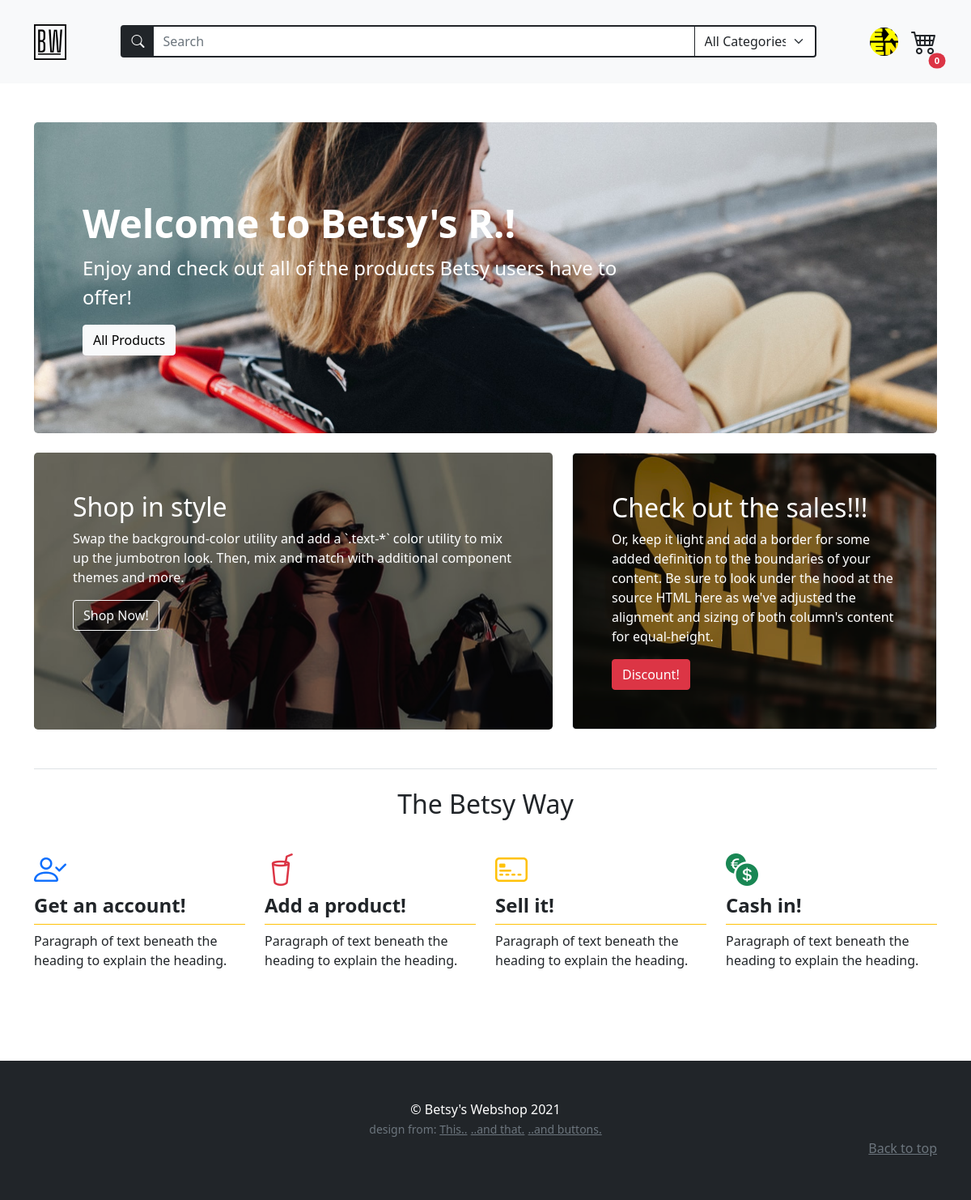
The app's page /home (signed in), older data.
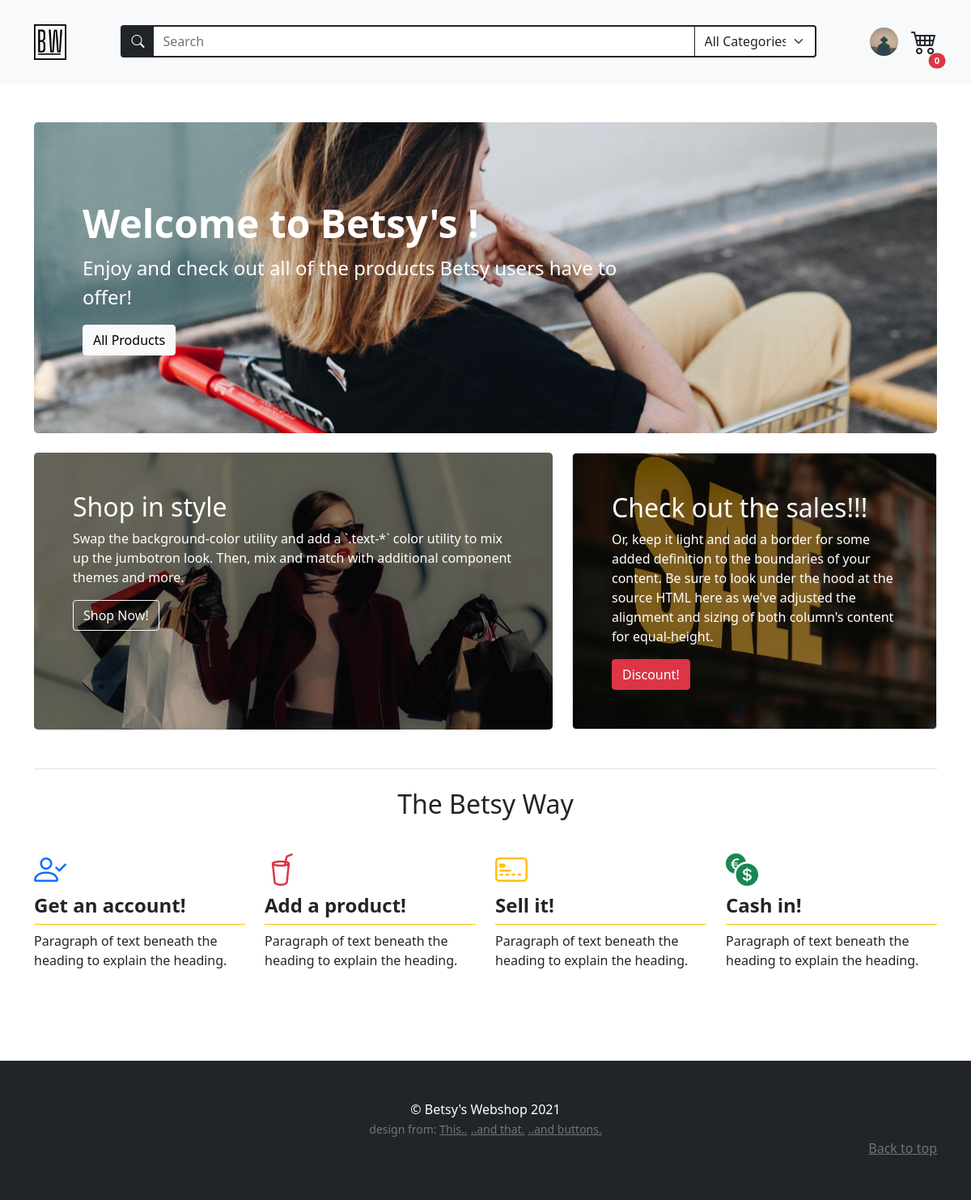
The same page, newer data.
### models.py (models this page shows, shortened)
class BaseModel(db_wrapper.Model):
    class Meta:
        database = db

class User(BaseModel, UserMixin):
    first_name = CharField(index=True, max_length=30, null=True, default="user")
    last_name = CharField(max_length=120, null=True, default="lastname")
    address = CharField(max_length=200, null=True, default="street123")
    city = CharField(max_length=50, null=True, default="city")
    country = CharField(max_length=50, null=True)
    cc_number = IntegerField(null=True, default=12345)
    username = CharField(index=True, max_length=30, unique=True)
    email = CharField(index=True, max_length=50, unique=True)
    password = CharField(max_length=255)
    profile_pic = CharField(null=True, default="default_user.jpg")

### routes.py (the view)
@app.route("/", methods=["GET", "POST"])
@app.route("/home", methods=["GET", "POST"])
def home():
    login_form = LoginForm(prefix="login_form")
    register_form = RegistrationForm(prefix="register_form")
    search_form = SearchForm(prefix="search_form")
    search_form.search_tag.choices = get_alpha_tag_names()
    return render_template(
        "index.html",
        title="Home",
        login_form=login_form,
        register_form=register_form,
        search_form=search_form,
        all_products=Product.select()
    )

### forms.py (shortened to what this page needs)
class LoginForm(FlaskForm):
    email = StringField(
        "Email", validators=[InputRequired(), Length(min=2, max=50), Email()]
    )
    password = PasswordField("Your Password", validators=[InputRequired()])
    login = SubmitField("Login!")

class RegistrationForm(FlaskForm):
    username = StringField(
        "Username",
        validators=[InputRequired(), Length(min=2, max=30)],
    )
    email = StringField(
        "Email", validators=[InputRequired(), Length(min=5, max=50), Email()]
    )
    password = PasswordField(
        "Set Password",
        validators=[
            InputRequired(),
            EqualTo(
                "password_confirm", message="Password must be identical in both inputs"
            ),
            Length(min=5, max=20),
        ],
    )
    password_confirm = PasswordField("Confirm Password", validators=[InputRequired()])
    auto_login = BooleanField("Log me in if this works!!!")
    submit = SubmitField("Sign Up")

### main.py (called while the page is built)
def get_alpha_tag_names() -> tuple[Tag]:
    tags = Tag.select().order_by(Tag.name)
    tag_list = [(tag.name, tag.name) for tag in tags]
    tag_list.insert(0, ("All", "All Categories"))
    return tag_list

### templates/index.html (shortened to what this page needs)
{% extends "base.html" %} {% block content %}
<div class="container py-5">
  {% if current_user.is_authenticated %}
  <div class="p-5 mb-4 bg-dark rounded-3 index-banner-logged-in banner">
    <div class="container-fluid py-5">
      <h1 class="display-5 fw-bold text-white">
        Welcome to Betsy's {{current_user.first_name }}!
      </h1>
      <p class="col-md-8 fs-4 text-white">
        Enjoy and check out all of the products Betsy users have to offer!
      </p>
      <a
        href="{{url_for('search_results', search_term='All', search_tag='All')}}"
        role="button"
        class="btn btn-light"
        type="button"
        >All Products</a
      >
    </div>
  </div>
  {% endif %}
  <div class="row">
    <div class="col-md-7 mb-4">
      <div
        class="
          h-100
          p-5
          text-white
          bg-dark
          rounded-3
          shop-in-style-banner
          banner
        "
      >
        <h2>Shop in style</h2>
        <p>
          Swap the background-color utility and add a `.text-*` color utility to
          mix up the jumbotron look. Then, mix and match with additional
          component themes and more.
        </p>
        <a
          href="{{url_for('search_results', search_term='All', search_tag='All')}}"
          role="button"
          class="btn btn-outline-light"
          type="button"
          >Shop Now!</a
        >
      </div>
    </div>
    <div class="col-md-5 mb-4">
      <div
        class="
          h-100
          p-5
          text-white
          bg-light
          border
          rounded-3
          sale-banner
          banner
        "
      >
        <h2>Check out the sales!!!</h2>
        <p>
          Or, keep it light and add a border for some added definition to the
          boundaries of your content. Be sure to look under the hood at the
          source HTML here as we've adjusted the alignment and sizing of both
          column's content for equal-height.
        </p>
        <a
          href="{{url_for('search_results', search_term='All', search_tag='All')}}"
          role="button"
          class="btn btn-danger text-white"
          type="button"
          >Discount!</a
        >
      </div>
    </div>
  </div>
  <h2 class="border-top py-4 mt-4 text-center">The Betsy Way</h2>
  <div
    class="
      d-flex
      align-items-baseline
      row row-cols-1 row-cols-sm-2 row-cols-md-3 row-cols-lg-4
      g-4
      pb-5
    "
  >
    <div class="col">
      <i class="bi bi-person-check fs-1 text-primary"></i>
      <div>
        <h4 class="fw-bold mb-2 pb-2 border-bottom border-warning">
          Get an account!
        </h4>
        <p>Paragraph of text beneath the heading to explain the heading.</p>
      </div>
    </div>
    <div class="col">
      <i class="bi bi-cup-straw fs-1 text-danger"></i>
      <div>
        <h4 class="fw-bold mb-2 pb-2 border-bottom border-warning">
          Add a product!
        </h4>
        <p>Paragraph of text beneath the heading to explain the heading.</p>
      </div>
    </div>
    <div class="col">
      <i class="bi bi-credit-card-2-front fs-1 text-warning"></i>
      <div>
        <h4 class="fw-bold mb-2 pb-2 border-bottom border-warning">Sell it!</h4>
        <p>Paragraph of text beneath the heading to explain the heading.</p>
      </div>
    </div>
    <div class="col">
      <i class="bi bi-currency-exchange fs-1 text-success"></i>
      <div>
        <h4 class="fw-bold mb-2 pb-2 border-bottom border-warning">Cash in!</h4>
        <p>Paragraph of text beneath the heading to explain the heading.</p>
      </div>
    </div>
  </div>
</div>
{% endblock content %}

### templates/navbar.html (shortened to what this page needs)
<nav
  class="navbar navbar-expand-md navbar-light bg-light sticky-top"
>
  <div class="container py-3">
    <a class="navbar-brand" href="{{url_for('home') }}"
      ><img
        src="{{url_for('static', filename='assets/brand.svg')}}"
        alt=""
        width="40"
        class="d-inline-block align-text-top"
    /></a>
    {% include "searchbar.html" %}
        <ul class="nav">
        {% if current_user.is_authenticated %}
        <li class="nav-item dropdown position-relative d-flex align-items-center">
          <div class="profile-icon-container" id="navbarDropdown" data-bs-toggle="dropdown" aria-expanded="false" >
            <img
            style="width: 35px; height: 35px; object-fit: cover"
            class="rounded-circle mx-3 profile-icon d-block align-bottom "
            src="{{(url_for('static', filename='profile_pics/' + current_user.profile_pic ))  }}"
            alt="user thumbnail"
          />
          </div>
        </li>
        <li class="d-flex cart-icon position-relative" type="button" data-bs-toggle="offcanvas" data-bs-target="#offcanvasCart" aria-controls="offcanvasCart" >
          <i class="bi bi-cart4" style="font-size: 2rem;"></i>
          <span class="position-absolute top-100 start-100 translate-middle badge rounded-pill bg-danger" style="font-size: .7rem;">{{session['cart'] | length}}</span>
        </li>
        {% endif %}
      </ul>
    </div>
</nav>

Row changes from the older to the newer data that the page shows:
changed User: profile_pic: picture removed, a placeholder shows; first_name "R." → (not shown)
